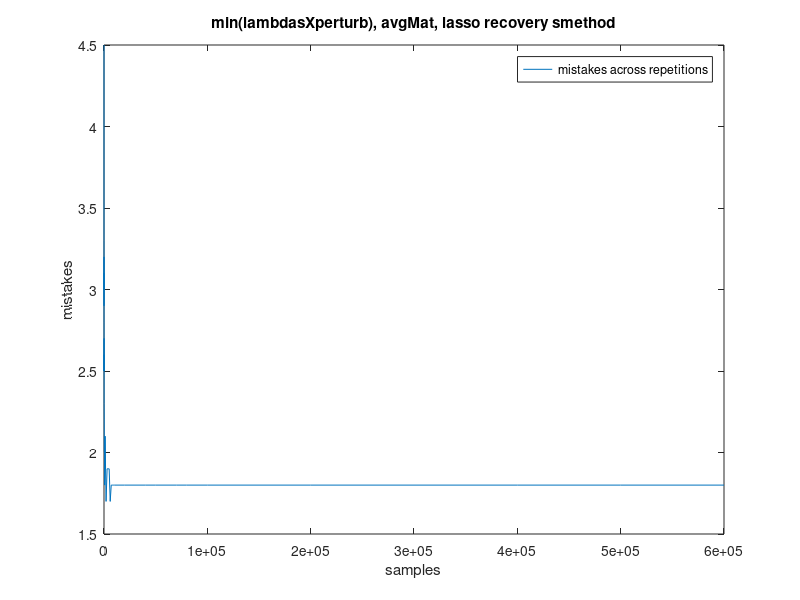
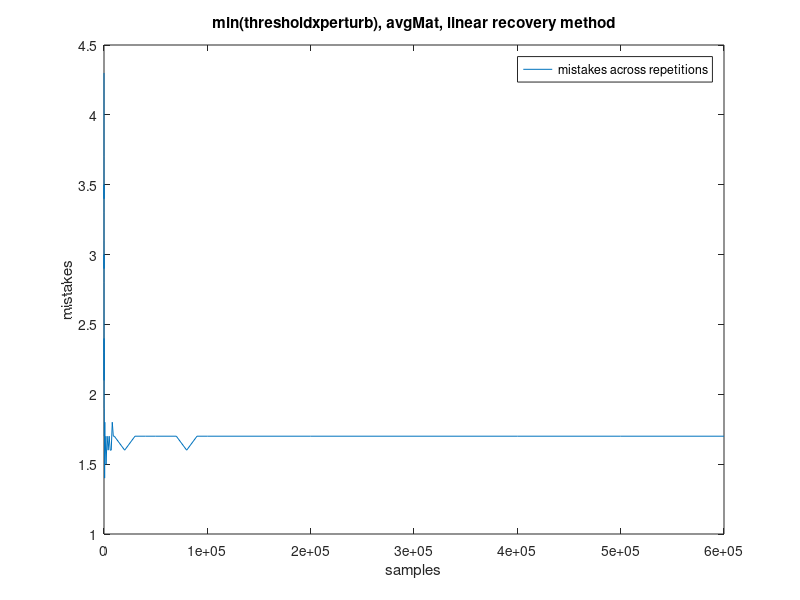
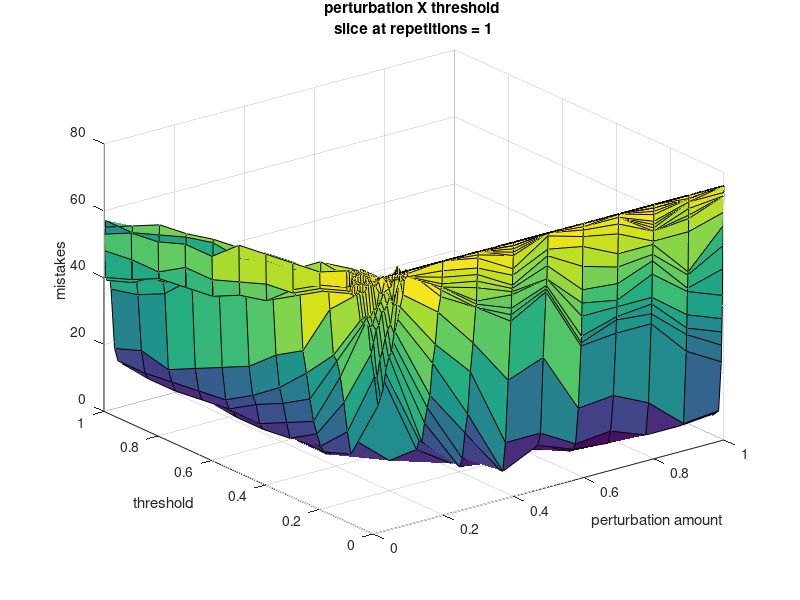
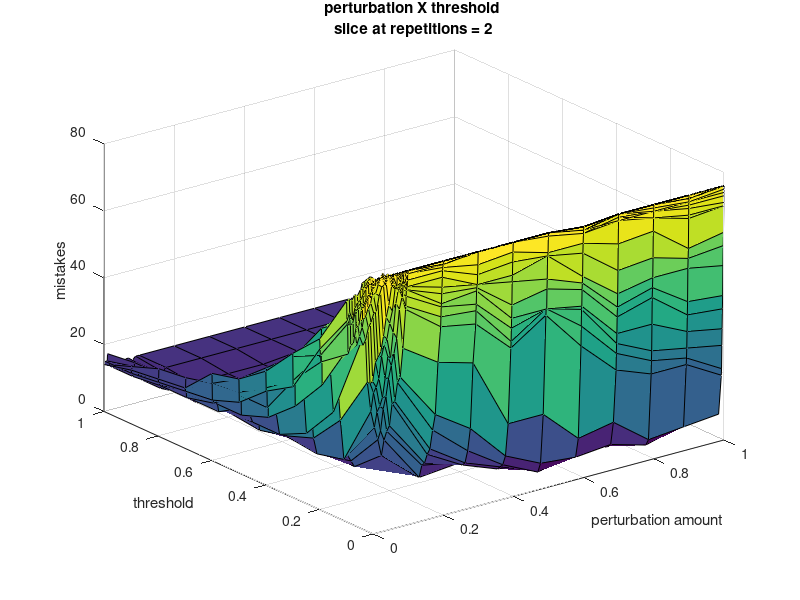

Write MATLAB code to recreate these figures, in order. (Note: a time limit stopped this script after it produced the figures.)
load( 'ws_data_2.mat' );

fname_pert = 'perturbations';
fname_reps = 'repetitions';

mkdir( fname_pert );
mkdir( fname_reps );

yvec_lasso = nan( 1, length( numsamples_vec ) );
yvec_inv = nan( 1, length( numsamples_vec ) );

for j=1:length( numsamples_vec )
    yvec_lasso( j ) = min( min( numMistakes_lasso_avg(:,j,:) ) );
    yvec_inv( j ) = min( min( numMistakes_inv_avg(:,j,:) ) );
end

fig = plot( numsamples_vec, yvec_lasso );
legend( 'mistakes across repetitions' );
xlabel( 'samples' ); ylabel( 'mistakes' );
title('min(lambdasXperturb), avgMat, lasso recovery smethod');
saveas( fig, [ fname_reps '/lasso_avg' ] );

fig = plot( numsamples_vec, yvec_inv );
legend( 'mistakes across repetitions' );
title('min(thresholdxperturb), avgMat, linear recovery method');
xlabel( 'samples' ); ylabel( 'mistakes' );
saveas( fig, [fname_reps '/inv_avg' ] );

% save bulk
for ms = 1:numMatSamplesExternal_int
    for j=1:length( numsamples_vec )
        yvec_lasso( j ) = min( min( numMistakes_lasso(:,j,:,ms) ) );
        yvec_inv( j ) = min( min( numMistakes_inv(:,j,:,ms) ) );
    end
    
    mat_path = [ fname_reps '/mat' num2str(ms) ];
    mkdir( mat_path );
    bisect_path = [ mat_path '/bisect' ];
    mkdir( bisect_path );
    
    surface_path = [mat_path '/surface'];
    mkdir( surface_path );
    
    % create the perturb x thresh surfaces
    sbisect_path = [ surface_path '/surface_bisect' ];
    mkdir( sbisect_path );
    
    lin_sbisect_path = [ sbisect_path '/linear' ];
    mkdir( lin_sbisect_path );
    for it = 1:length(numsamples_vec)
        clear surface;
        surface( :, : ) = numMistakes_inv( :, it, :, ms );
        fig = surf( perturbAmount_vec, mistakeThresh_real_vec, surface' );
        xlabel( 'perturbation amount' );
        ylabel( 'threshold' );
        zlabel( 'mistakes' );
        title( { 'perturbation X threshold ' ,[ 'slice at repetitions = ' num2str(numsamples_vec( it )) ] } );
        saveas( fig, [lin_sbisect_path '/rep_' num2str(it)] );
    end
    
    % create the perturb x lasso surfaces
    lasso_sbisect_path = [sbisect_path '/lasso' ];
    mkdir( lasso_sbisect_path );
    for it = 1:length(lambdas_vecreal)
        clear surface;
        surface( :, : ) = numMistakes_lasso( :, it, :, ms );
        fig = surf( perturbAmount_vec, lambdas_vecreal, surface' );
        xlabel( 'perturbation amount' );
        ylabel( 'lambda' );
        zlabel( 'mistakes' );
        title( { 'perturbation X lambda ' ,[ 'slice at repetitions = ' num2str(numsamples_vec( it )) ] } );
        saveas( fig, [lasso_sbisect_path '/rep_' num2str(it)] );
    end
    
    % create the perturb x sample linear surface
    invsurf = min( numMistakes_inv, [], 3 );
    fig = surf( perturbAmount_vec, numsamples_vec, invsurf( :, :, ms )' );
    xlabel( 'perturbation amount' );
    ylabel( 'samples' );
    zlabel( 'mistakes' );
    title( 'linear recovery method' );
    saveas( fig, [ surface_path '/surface_lin.fig' ] );
    
    % create the perturb x sample lasso surface
    lassosurf = min( numMistakes_lasso, [], 3 );
    fig = surf( perturbAmount_vec, numsamples_vec, lassosurf( :, :, ms )' );
    xlabel( 'perturbation amount' );
    ylabel( 'samples' );
    zlabel( 'mistakes' );
    title( 'linear recovery method' );
    saveas( fig, [ surface_path '/surface_lasso.fig' ] );
    
    
end

yvec_lasso = nan( 1, length( perturbAmount_vec ) );
yvec_inv = nan( 1, length( perturbAmount_vec ) );

for i=1:length( perturbAmount_vec )
    yvec_lasso( i ) = min( min( numMistakes_lasso_avg(i,:,:) ) );
    yvec_inv( i ) = min( min( numMistakes_inv_avg(i,:,:) ) );
end

fig = plot( perturbAmount_vec, yvec_lasso );
legend( 'mistakes across perturbations' );
xlabel( 'samples' ); ylabel( 'mistakes' );
title('min(lamdasxrepititions), avgMat, lasso recovery smethod');
saveas( fig, [ fname_pert '/lasso_avg' ] );

fig = plot( perturbAmount_vec, yvec_inv );
legend( 'mistakes across perturbations' );
title('min(thresholdxrepititions), avgMat, linear recovery method');
xlabel( 'samples' ); ylabel( 'mistakes' );
saveas( fig, [ fname_pert '/lin_avg' ] );

% save bulk
lasso_pert = [fname_pert '/lasso'];
lin_pert = [fname_pert '/linear'];
for ms = 1:numMatSamplesExternal_int
    for i=1:length( perturbAmount_vec )
        yvec_lasso( i ) = min( min( numMistakes_lasso(i,:,:,ms) ) );
        yvec_inv( i ) = min( min( numMistakes_inv(i,:,:,ms) ) );
    end
    
    fig = plot( perturbAmount_vec, yvec_lasso );
    legend( 'mistakes across perturbations' );
    xlabel( 'perturbation' ); ylabel( 'mistakes' );
    title({'min(lamdasxrepititions), lasso recovery smethod', ['mat #' num2str(ms)]});
    saveas( fig, [ lasso_pert '/lasso_mat_' num2str(ms) ] );

    fig = plot( perturbAmount_vec, yvec_inv );
    legend( 'mistakes across perturbations' );
    title({'min(thresholdxrepititions), linear recovery method', ['mat #' num2str(ms)]});
    xlabel( 'perturbation' ); ylabel( 'mistakes' );
    saveas( fig, [ lin_pert '/inv_mat_' num2str(ms) ] );
end
